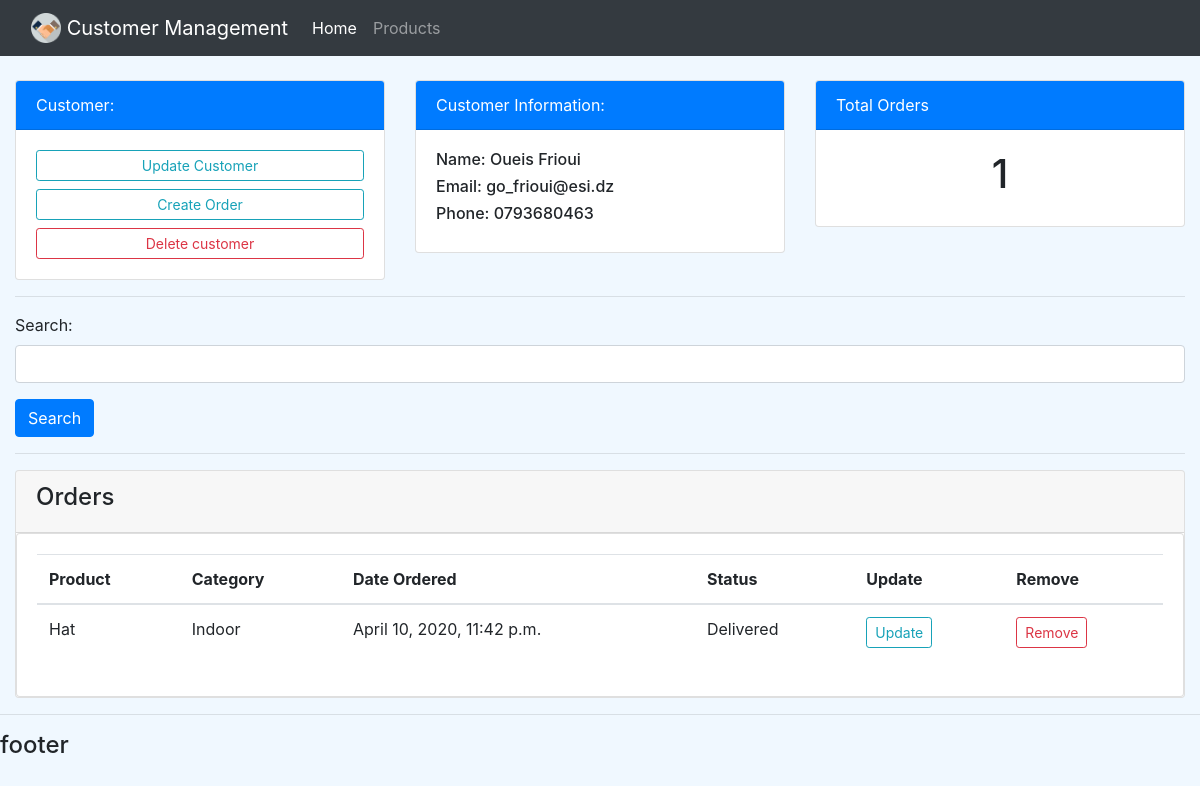
The app's page /customer/1/, older data.
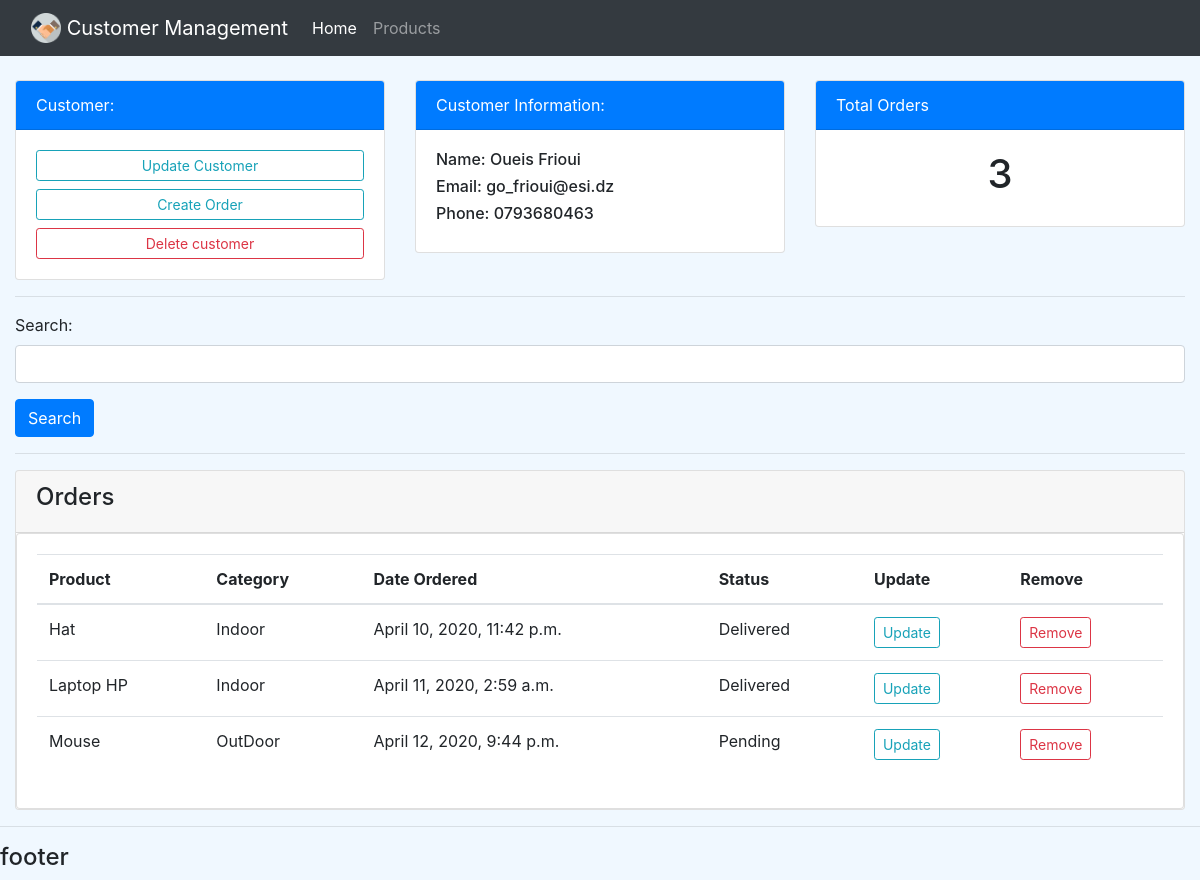
The same page, newer data.
### accounts/models.py (models this page shows, shortened)
class Customer(models.Model):
    name = models.CharField(max_length=200, null=True)
    phone = models.CharField(max_length=200, null=True)
    email = models.CharField(max_length=200, null=True)
    date_created = models.DateTimeField(auto_now_add=True, null=True)
    def __str__(self):
        return self.name

class Order(models.Model):
    STATUS = (('Pending', 'Pending'), ('Out of Delivery', 'Out of Delivery'), ('Delivered', 'Delivered'))
    customer = models.ForeignKey(Customer, null=True, on_delete=models.SET_NULL)
    product = models.ForeignKey(Product, null=True, on_delete=models.SET_NULL)
    date_created = models.DateTimeField(auto_now_add=True, null=True)
    status = models.CharField(max_length=200, null=True, choices=STATUS)
    def __str__(self):
        return self.product.name

class Product(models.Model):
    CATEGORY = (('Indoor', 'Indoor'), ('OutDoor', 'OutDoor'))
    name = models.CharField(max_length=200, null=True)
    price = models.FloatField(null=True)
    category = models.CharField(max_length=200, null=True, choices=CATEGORY)
    description = models.CharField(max_length=200, null=True)
    date_created = models.DateTimeField(auto_now_add=True, null=True)
    tags = models.ManyToManyField(Tag, related_name='products')

### accounts/views.py (the view)
# urls.py: path('customer/<int:pk>/', views.customer_info, name='customer'),
def customer_info(request, pk):
    customer = Customer.objects.get(id=pk)
    orders = customer.order_set.all
    context = {'customer': customer, 'orders': orders}
    return render(request, 'accounts/customer.html', context)

### accounts/templates/accounts/customer.html (shortened to what this page needs)
{% extends 'accounts/main.html' %}
{% block content %}
    <div class="container-fluid">
        <div class="row">
            <div class="col-md-4">
                <div class="card">
                    <div class="card-header bg-primary text-white">
                        Customer:
                    </div>
                    <div class="card-body">
                        <a href="{% url 'update' customer.id %}"
                           class="btn btn-outline-info btn-sm btn-block">Update Customer</a>
                        <a href="#"
                           class="btn btn-outline-info btn-sm btn-block">Create Order</a>
                        <button type="button" class="btn btn-outline-danger btn-sm btn-block" data-toggle="modal"
                                data-target="#exampleModal">
                            Delete customer
                        </button>
                    </div>
                </div>
            </div>
            <div class="col-md-4">
                <div class="card">
                    <div class="card-header bg-primary text-white">
                        Customer Information:
                    </div>
                    <div class="card-body">
                        <h6>Name: {{ customer }}</h6>
                        <h6>Email: {{ customer.email }}</h6>
                        <h6>Phone: {{ customer.phone }}</h6>
                    </div>
                </div>
            </div>
            <div class="col-md-4">
                <div class="card">
                    <div class="card-header bg-primary text-white">
                        Total Orders
                    </div>
                    <div class="card-body" align="center">
                        <h1>{{ orders.count }}</h1>
                    </div>
                </div>
            </div>
        </div>
        <hr>
        <form>
            <div class="form-group">
                <label>Search:</label>
                <input type="text" class="form-control" id="exampleInputEmail1" aria-describedby="emailHelp">
            </div>
            <button type="submit" class="btn btn-primary">Search</button>
        </form>
        <hr>
        <div class="card">
            <div class="card-header">
                <h4>Orders</h4>
            </div>
            <div class="card card-body">
                <table class="table">
                    <thead>
                    <tr>
                        <th scope="col">Product</th>
                        <th scope="col">Category</th>
                        <th scope="col">Date Ordered</th>
                        <th scope="col">Status</th>
                        <th scope="col">Update</th>
                        <th scope="col">Remove</th>
                    </tr>
                    </thead>
                    <tbody>
                    {% for order in orders %}
                        <tr>
                            <td>{{ order }}</td>
                            <td>{{ order.product.category }}</td>
                            <td>{{ order.date_created }}</td>
                            <td>{{ order.status }}</td>
                            <td><a href="#" class="btn btn-outline-info btn-sm">Update</a></td>
                            <td><a href="#" class="btn btn-outline-danger btn-sm">Remove</a></td>
                        </tr>
                    {% endfor %}
                    </tbody>
                </table>
            </div>
        </div>
    </div>
{% endblock content %}

Row changes from the older to the newer data that the page shows:
computed for Customer "Oueis Frioui": count "1" → "3"
added Order: product.name "Laptop HP", product.category "Indoor", date_created "April 11, 2020, 2:59 a.m.", status "Delivered"
added Order: product.name "Mouse", product.category "OutDoor", date_created "April 12, 2020, 9:44 p.m.", status "Pending"
